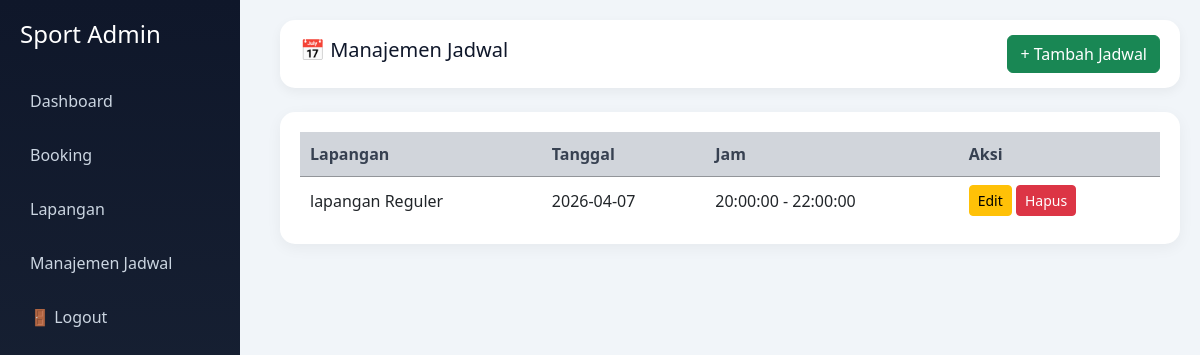
/admin/index.php?menu=manajemen_jadwal (signed in), run on the app's committed database.
### tables this page shows
CREATE TABLE `booking` (
  `id` int(11) NOT NULL,
  `user_id` int(11) DEFAULT NULL,
  `lapangan_id` int(11) DEFAULT NULL,
  `tanggal` date DEFAULT NULL,
  `jam_mulai` time DEFAULT NULL,
  `jam_selesai` time DEFAULT NULL,
  `durasi` int(11) DEFAULT NULL,
  `total_harga` int(11) DEFAULT NULL,
  `status` enum('pending','approved','rejected','cancelled') DEFAULT 'pending',
  `keterangan` text DEFAULT NULL,
  `created_at` timestamp NOT NULL DEFAULT current_timestamp()
);

CREATE TABLE `lapangan` (
  `id` int(11) NOT NULL,
  `nama_lapangan` varchar(100) DEFAULT NULL,
  `deskripsi` text DEFAULT NULL,
  `harga_per_jam` int(11) DEFAULT NULL,
  `gambar` varchar(255) DEFAULT NULL,
  `created_at` timestamp NOT NULL DEFAULT current_timestamp()
);

### admin/manajemen_jadwal.php (the view, shortened to what this page needs)
<?php
include 'koneksi.php';
$user_id = $_SESSION['id'];
$data = mysqli_query($conn, "
    SELECT booking.*, lapangan.nama_lapangan
    FROM booking
    JOIN lapangan ON booking.lapangan_id = lapangan.id
    WHERE booking.user_id = $user_id
    ORDER BY booking.tanggal DESC
");
?>
<div class="content fade-in">
    <div class="topbar mb-4">
        <h5>📅 Manajemen Jadwal</h5>
        <a href="?menu=tambah_jadwal" class="btn btn-success">+ Tambah Jadwal</a>
    </div>
    <div class="table-wrapper">
        <table id="tableAdmin" class="table align-middle">
            <thead>
                <tr>
                    <th>Lapangan</th>
                    <th>Tanggal</th>
                    <th>Jam</th>
                    <th>Aksi</th>
                </tr>
            </thead>
            <tbody>
                <?php while ($row = mysqli_fetch_assoc($data)): ?>
                    <tr>
                        <td><?= $row['nama_lapangan']; ?></td>
                        <td><?= $row['tanggal']; ?></td>
                        <td><?= $row['jam_mulai']; ?> - <?= $row['jam_selesai']; ?></td>
                        <td>
                            <a href="?menu=edit_jadwal&id=<?= $row['id']; ?>" class="btn btn-warning btn-sm">Edit</a>
                            <a href="hapus_jadwal.php?id=<?= $row['id']; ?>"
                                class="btn btn-danger btn-sm"
                                onclick="return confirm('Hapus jadwal ini?')">
                                Hapus
                            </a>
                        </td>
                    </tr>
                <?php endwhile; ?>
            </tbody>
        </table>
    </div>
</div>

### admin/dashboard.php (style rules this page uses)
body { margin: 0; font-family: 'Segoe UI', sans-serif; background: #f1f5f9; color: #0f172a; }
.content { margin-left: 260px; padding: 20px; }
.topbar { background: #ffffff; padding: 15px 20px; border-radius: 15px; display: flex; justify-content: space-between; align-items: center; box-shadow: 0 4px 12px rgba(0, 0, 0, 0.05); }
.table-wrapper { background: #ffffff; border-radius: 15px; padding: 20px; box-shadow: 0 4px 15px rgba(0, 0, 0, 0.05); }
.table thead { background: #d1d5db; }
.table thead th { background: #d1d5db; }
.table th { color: #374151; padding: 14px; border: none; }
.table td { padding: 14px; border: none; }
.fade-in { animation: fadeIn 0.4s ease-in-out; }

### data on the page
booking: lapangan.nama_lapangan "lapangan Reguler", tanggal "2026-04-07", jam_mulai "20:00:00", jam_selesai "22:00:00"
